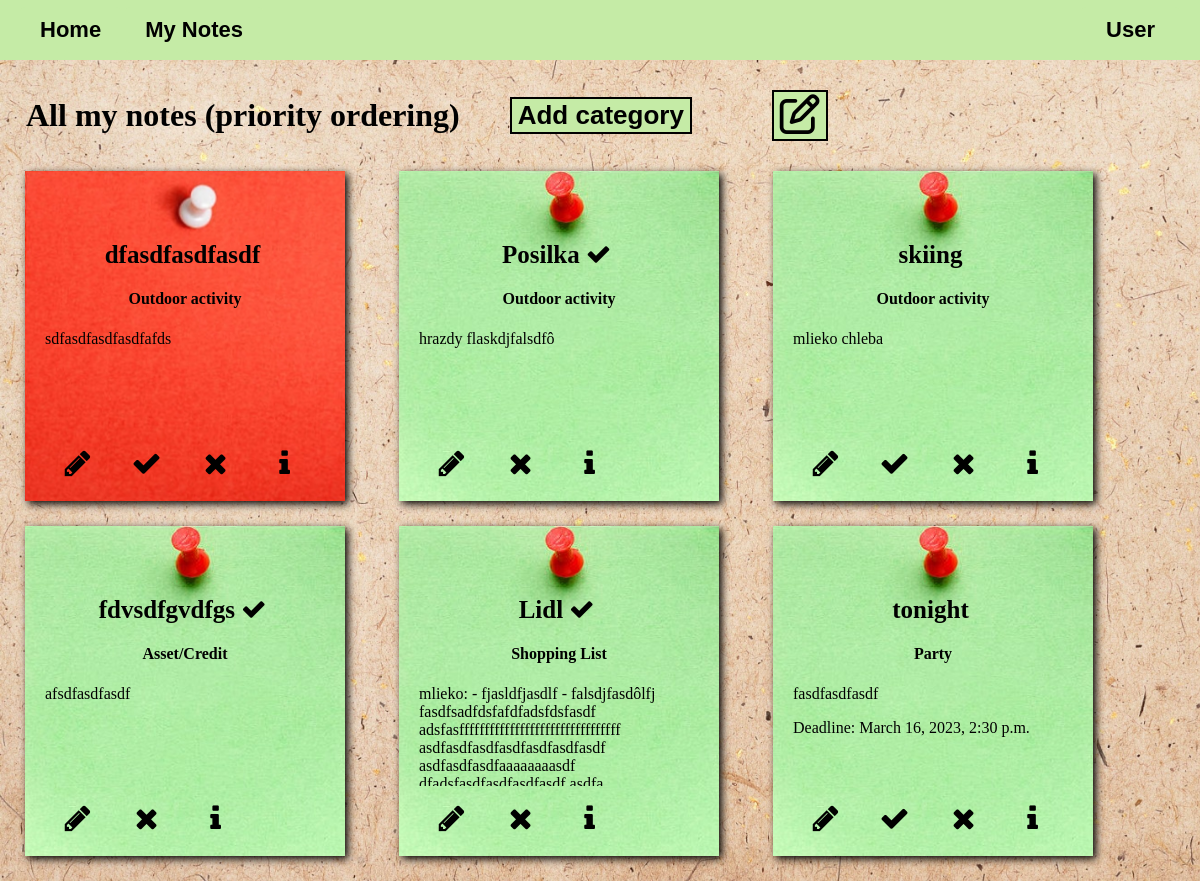
/user_notes/ (signed in), run on the app's committed database.
### viewer/models.py (models this page shows, shortened)
class Note(Model):
    PRIORITY_CHOICES = [
        (1, "Low"),
        (2, "Mid"),
        (3, "High"),
        (4, "Top")
    ]
    COLD = 'Cold (below 0°C)'
    MODERATE = 'Moderate (0-15°C)'
    WARM = 'Warm (16°C +)'
    WEATHER_CHOICES = [
        (COLD, 'Cold (below 0°C)'),
        (MODERATE, 'Moderate (0-15°C)'),
        (WARM, 'Warm (16°C +)'),
    ]
    user = ForeignKey(User, on_delete=CASCADE)
    category = ForeignKey(Category, on_delete=CASCADE)
    name = CharField(max_length=100)
    priority = IntegerField(choices=PRIORITY_CHOICES, default="Low")
    created_at = DateTimeField(auto_now_add=True)
    scheduled_time = DateTimeField(blank=True, null=True)
    description = TextField()
    preferred_weather = CharField(max_length=50, choices=WEATHER_CHOICES, blank=True)
    finished = BooleanField(default=False)

class Category(Model):
    name = CharField(max_length=50)

### viewer/views.py (the view)
# urls.py: path('user_notes/', user_notes, name='user_notes'),
@login_required
def user_notes(request):
    notes = Note.objects.filter(user=request.user).order_by('-priority')
    return render(request, 'user_notes.html', {'notes': notes})

### viewer/templates/user_notes.html (shortened to what this page needs)
{% extends 'base.html' %}
{% block content %}
{% load static %}
<head>
<link rel="stylesheet" href="{% static 'styling.css' %}">
<link rel="stylesheet" href="http://cdnjs.cloudflare.com/ajax/libs/font-awesome/4.4.0/css/font-awesome.min.css">
</head>
<body>
<div style="display: flex; align-items: center; justify-content: flex-start;">
  <h1 style="margin-right: 20px;">All my notes (priority ordering)</h1>
  <div style="display: inline-block; margin-right: 20px;">
    <button class="btn-add"><a href="http://127.0.0.1:8000/add_category/" style="text-decoration: none; color: black;">Add category</a></button>
  </div>
  <div style="display: inline-block;">
    <button class="btn-add" style="font-size: 40px; margin-right: 20px;"><a href="http://127.0.0.1:8000/add_note/" style="color: black;"><i class='fa fa-pencil-square-o'></i></a></button>
  </div>
</div>
{% for note in notes %}
    <div class="note{% if note.priority == 4 %}-high-priority{% endif %}">
        <div class="note-content">
            {% if note.finished == True %}
            <h3>{{ note.name }} <i class="fa fa-check"></i></h3>
            {% else %}
            <h3>{{ note.name }}</h3>
            {% endif %}
            <h4>{{ note.category.name }}</h4>
            <p>{{ note.description }}</p>
            {% if note.scheduled_time %}
                {% if note.finished == False %}
                <p style="position: relative; bottom: 0px;">Deadline: {{ note.scheduled_time }}</p>
                {% endif %}
            {% endif %}
        </div>
        <div class="note-actions">
            <a href="http://127.0.0.1:8000/notes/{{ note.id }}/edit/"><button class="edit-note"><i class="fa fa-pencil"></i></button></a>
                {% if note.finished == False %}
                <form style="display: inline-block;" method="post" action="{% url 'finish_note' note.id %}" onsubmit="return confirm('Is it really finished?')">
                  <button class="finish-note"><i class='fa fa-check'></i></button>
                </form>
                {% endif %}
                <form style="display: inline-block;" method="post" action="{% url 'delete_note' note.id %}" onsubmit="return confirm('Are you sure you want to delete this note?')">
                  <button class="delete-note"><i class="fa fa-times"></i></button>
                </form>
            <a href="http://127.0.0.1:8000/note_detail/{{ note.id }}"><button class="note-details"><i class='fa fa-info'></i></button></a>
        </div>
    </div>
{% endfor %}
</body>
{% endblock %}

### viewer/static/styling.css (style rules this page uses)
h1, h2 { margin-left: 26px; }
h3 { font-size: 25px; margin: 10px 5px 5px 0px; }
h3, h4 { text-align: center; }
body { margin: 0; background-image: url('background/background1.jpg' ); background-size: cover; }
.note { background-image: url('background/sticker.jpg' ); background-size: cover; box-shadow: 3px 3px 8px rgba(0, 0, 0, 2); padding: 10px 20px 20px 20px; vertical-align: top; display: inline-block; text-align: left; width: 280px; height: 300px; margin: 0px 25px 25px 25px; overflow: hidden; }
.note-high-priority { background-image: url('background/priority-sticker.jpg' ); background-size: cover; box-shadow: 3px 3px 8px rgba(0, 0, 0, 2); padding: 10px 20px 20px 20px; vertical-align: top; display: inline-block; text-align: left; width: 280px; height: 300px; margin: 0px 25px 25px 25px; overflow: hidden; }
.note-content { margin-top: 50px; position: relative; overflow: auto; height: calc(100% - 100px); }
.btn-add { margin: 30px; cursor: pointer; background-color: #c5eba6; border: 2px solid black; font-size: 26px; font-weight: bold; }
.note-actions button { position: relative; bottom: 0; display: inline-block; width: 45px; height: 45px; margin: 10px; border: none; border-radius: 50%; background-color: #4598bd00; font-size: 30px; }

### data on the page
Note: name "dfasdfasdfasdf", category.name "Outdoor activity", description "sdfasdfasdfasdfafds", finished False (drawn)
Note: name "Posilka", category.name "Outdoor activity", description "hrazdy flaskdjfalsdfô"
Note: name "skiing", category.name "Outdoor activity", description "mlieko chleba", finished False (drawn)
Note: name "fdvsdfgvdfgs", category.name "Asset/Credit", description "afsdfasdfasdf"
Note: name "Lidl", category.name "Shopping List", description "mlieko: - fjasldfjasdlf - falsdjfasdôlfj fasdfsadfdsfafdfadsfdsfasdf adsfasffffffffffffffffffffffffffffffff asdfasdfasdfasdfasdfasdfasdf asdfasdfasdfaaaaaaaasdf…"
Note: name "tonight", category.name "Party", description "fasdfasdfasdf", scheduled_time "March 16, 2023, 2:30 p.m.", finished False (drawn)
